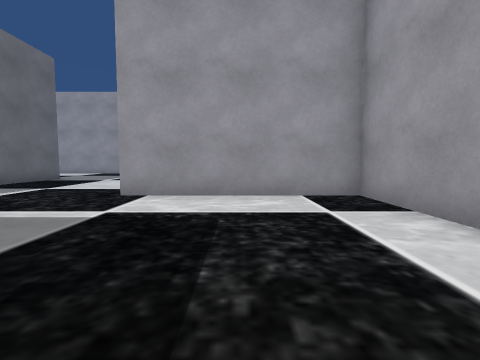
[1] (above)

18 first-person views from a walk through a scene from a Unity 3-D project. The camera is 1.4 m above the floor, tilts 4° down and sees 85° across. The floor is counted in squares, 2 m on a side. Each view is taken from the middle of a square. On the plan, view 1 faces up. The plan holds only what a view shows up to about 9 squares ahead; the rest is blank. The place goes on beyond the plan. The player character is not drawn. Some surface patterns are stand-ins.

[2]
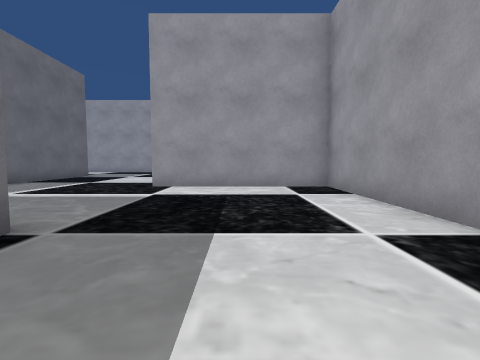

[3]
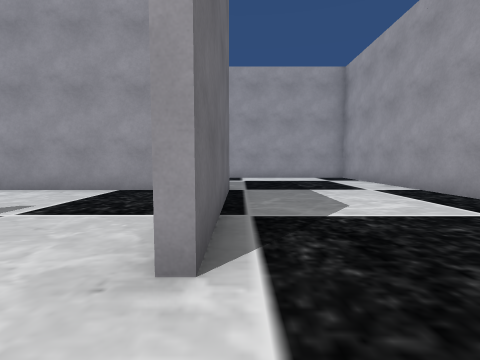

[4]
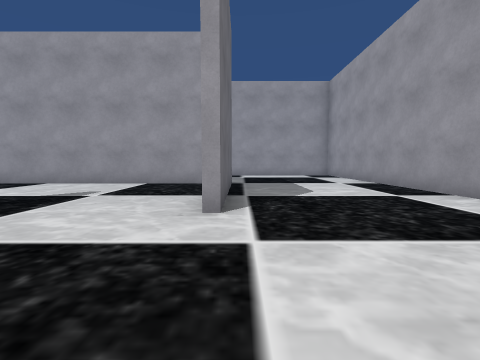

[5]
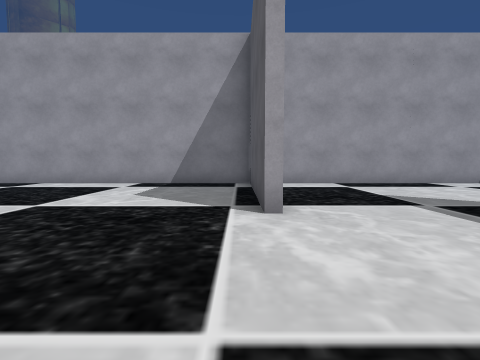

[6]
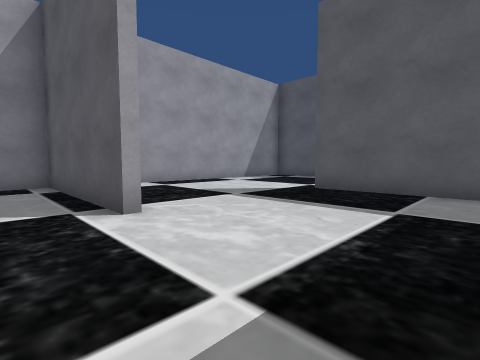

[7]
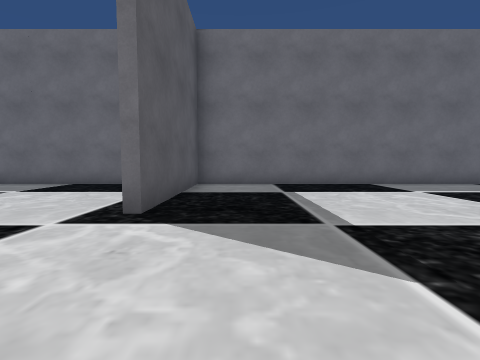

[8]
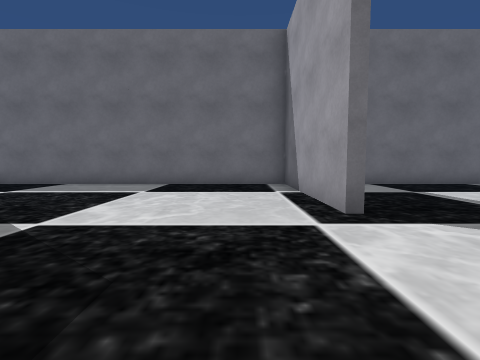

[9]
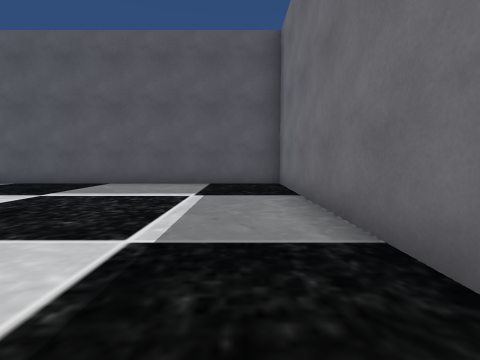

[10]
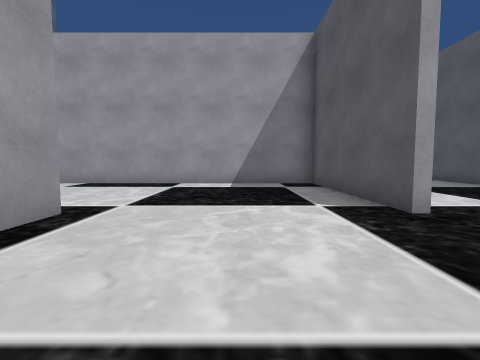

[11]
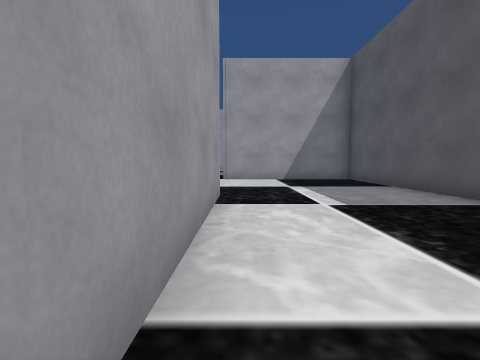

[12]
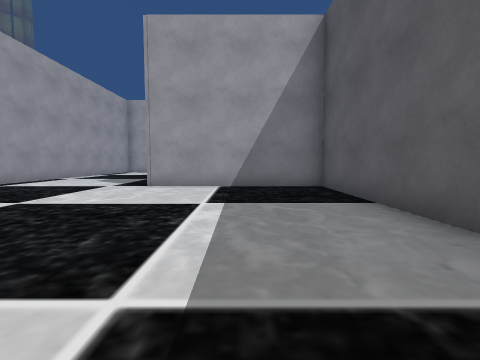

[13]
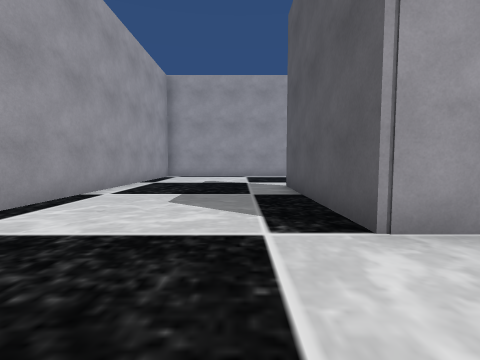

[14]
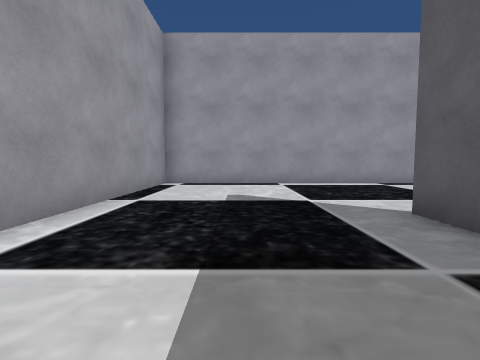

[15]
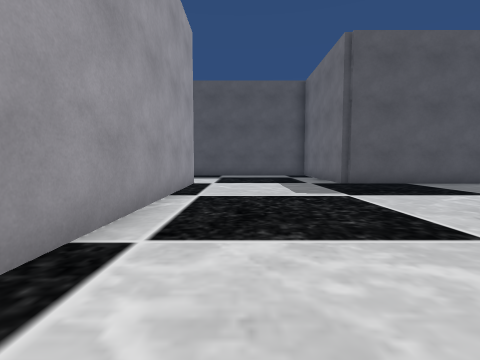

[16]
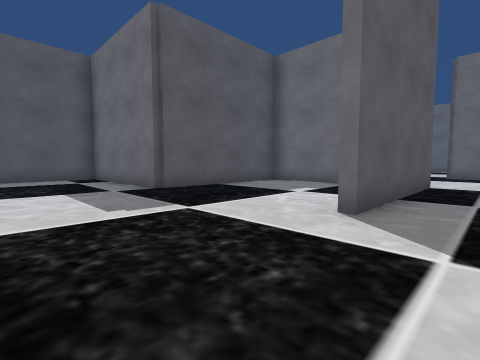

[17]
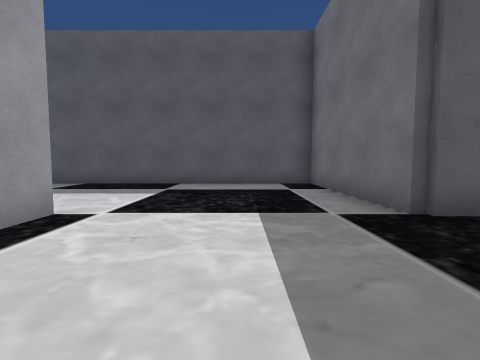

[18]
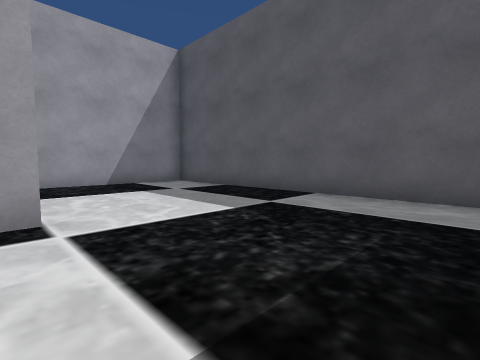

### Floor plan
Points are (right, up) in squares from view 1. A wall is a line through its corners. A room is listed if a view was taken in it or the views show most of it. See-through windows are left out.
Room 1 (views 1, 2, 3, 4, 5, 6, 7, 8, 9, 10, 11, 12, 13, 14, 15, 16, 17, 18)
walls: (2.4, -19.6) (-2.5, -19.6); (-2.4, -14.6) (-7.3, -14.6) (-7.3, -24.3) (7.5, -24.3) (7.5, -19.3) (12.6, -19.3); (7.7, -21.6) (7.7, -22.5); (-2.5, -19.3) (2.5, -19.3) (2.5, -10.4); (-2.5, -9.3) (2.5, -9.3) (2.5, 5.4) (-2.5, 5.4); (8.2, -24.3) (12.7, -24.3) (12.7, -29.3) (21.5, -29.3); (-7.3, -5.4) (-7.3, -14.3) (-2.4, -14.3); (17.5, -24.5) (17.5, -14.6) (8, -14.6); (-2.3, 0.6) (-2.3, -4.5); (-3.1, 0.4) (-7.5, 0.4); (22.5, -28.4) (22.5, -25); (-7.3, 9.1) (-7.3, 6.1)

Positions as (right, up) in squares from view 1, and headings:
1: (0, 0), facing up
2: (0, -2), facing up
3: (-2, -6), facing up
4: (-2, -8), facing up
5: (-6, -9), facing right
6: (-6, -8), facing down-right
7: (1, -13), facing left
8: (1, -16), facing left
9: (-6, -16), facing down
10: (-6, -17), facing right
11: (-3, -20), facing right
12: (0, -22), facing right
13: (5, -18), facing right
14: (9, -17), facing right
15: (16, -16), facing down
16: (16, -18), facing down-left
17: (15, -21), facing down
18: (14, -24), facing down-right
